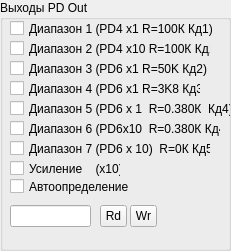
   <widget class="QGroupBox" name="groupBox">
    <property name="geometry">
     <rect>
      <x>0</x>
      <y>400</y>
      <width>231</width>
      <height>251</height>
     </rect>
    </property>
    <property name="title">
     <string>Выходы PD Out</string>
    </property>
    <widget class="QCheckBox" name="cbPD1">
     <property name="geometry">
      <rect>
       <x>10</x>
       <y>20</y>
       <width>211</width>
       <height>17</height>
      </rect>
     </property>
     <property name="text">
      <string>Диапазон 1 (PD4 х1 R=100К Кд1)</string>
     </property>
    </widget>
    <widget class="QCheckBox" name="cbPD2">
     <property name="geometry">
      <rect>
       <x>10</x>
       <y>40</y>
       <width>201</width>
       <height>17</height>
      </rect>
     </property>
     <property name="text">
      <string>Диапазон 2 (PD4 x10 R=100К Кд1)</string>
     </property>
    </widget>
    <widget class="QCheckBox" name="cbPD3">
     <property name="geometry">
      <rect>
       <x>10</x>
       <y>60</y>
       <width>201</width>
       <height>17</height>
      </rect>
     </property>
     <property name="text">
      <string>Диапазон 3 (PD6 х1 R=50K Кд2)</string>
     </property>
    </widget>
    <widget class="QCheckBox" name="cbPD4">
     <property name="geometry">
      <rect>
       <x>10</x>
       <y>80</y>
       <width>191</width>
       <height>17</height>
      </rect>
     </property>
     <property name="text">
      <string>Диапазон 4 (PD6 х1 R=3K8 Кд3) </string>
     </property>
    </widget>
    <widget class="QLineEdit" name="lePD47">
     <property name="geometry">
      <rect>
       <x>10</x>
       <y>205</y>
       <width>81</width>
       <height>22</height>
      </rect>
     </property>
     <property name="font">
      <font>
       <pointsize>9</pointsize>
      </font>
     </property>
    </widget>
    <widget class="QToolButton" name="tbPD47Rd">
     <property name="geometry">
      <rect>
       <x>100</x>
       <y>205</y>
       <width>27</width>
       <height>22</height>
      </rect>
     </property>
     <property name="text">
      <string>Rd</string>
     </property>
    </widget>
    <widget class="QToolButton" name="tbPD47Wr">
     <property name="geometry">
      <rect>
       <x>130</x>
       <y>205</y>
       <width>27</width>
       <height>22</height>
      </rect>
     </property>
     <property name="text">
      <string>Wr</string>
     </property>
    </widget>
    <widget class="QCheckBox" name="cbPDAuto">
     <property name="geometry">
      <rect>
       <x>10</x>
       <y>178</y>
       <width>141</width>
       <height>17</height>
      </rect>
     </property>
     <property name="text">
      <string>Автоопределение</string>
     </property>
    </widget>
    <widget class="QCheckBox" name="cbPDXx10">
     <property name="geometry">
      <rect>
       <x>10</x>
       <y>160</y>
       <width>111</width>
       <height>17</height>
      </rect>
     </property>
     <property name="text">
      <string>Усиление    (х10)</string>
     </property>
    </widget>
    <widget class="QCheckBox" name="cbPD6">
     <property name="geometry">
      <rect>
       <x>10</x>
       <y>120</y>
       <width>211</width>
       <height>17</height>
      </rect>
     </property>
     <property name="text">
      <string>Диапазон 6 (PD6x10  R=0.380К Кд4)</string>
     </property>
    </widget>
    <widget class="QCheckBox" name="cbPD5">
     <property name="geometry">
      <rect>
       <x>10</x>
       <y>100</y>
       <width>221</width>
       <height>17</height>
      </rect>
     </property>
     <property name="text">
      <string>Диапазон 5 (PD6 x 1  R=0.380К  Кд4)</string>
     </property>
    </widget>
    <widget class="QCheckBox" name="cbPD7">
     <property name="geometry">
      <rect>
       <x>10</x>
       <y>140</y>
       <width>201</width>
       <height>17</height>
      </rect>
     </property>
     <property name="text">
      <string>Диапазон 7 (PD6 x 10)  R=0К Кд5)</string>
     </property>
    </widget>
   </widget>
